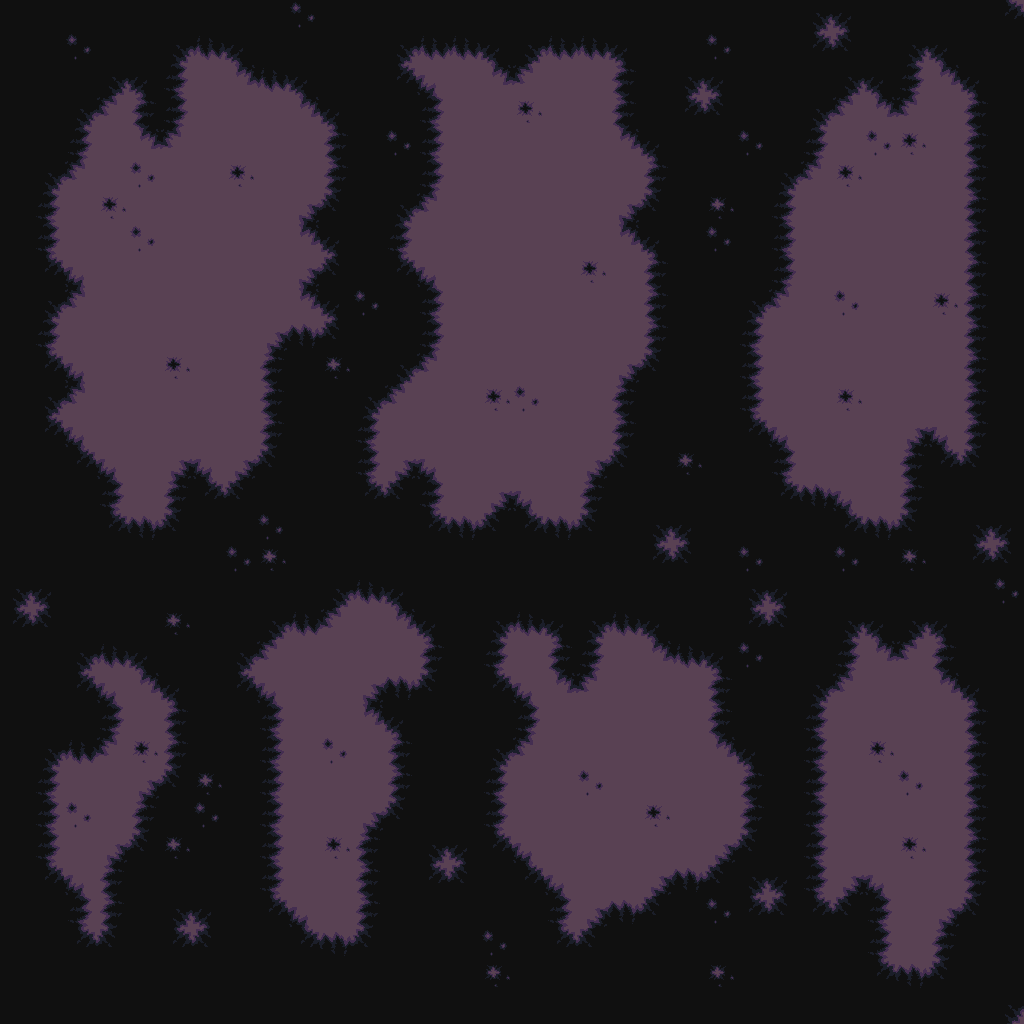

This game map was drawn from its Tiled (.tmx) file and the tilesets committed beside it. A one-line description and the full map source follow:
An orthogonal 32x32 tile map with 32x32 px tiles, 1 tile layer (Kachelebene 1).

<map version="1.2" tiledversion="1.2.0" orientation="orthogonal" renderorder="right-down" width="32" height="32" tilewidth="32" tileheight="32" infinite="0" nextlayerid="2" nextobjectid="1">
 <tileset firstgid="1" source="purple_ruins_background_tiles.tsx" />
 <layer id="1" name="Kachelebene 1" width="32" height="32">
  <data encoding="csv">
10,10,10,10,10,10,10,10,10,21,10,10,10,10,10,10,10,10,10,10,10,10,10,10,10,4,5,10,10,10,10,12,
10,10,21,10,10,4,18,5,10,10,10,10,4,18,18,5,4,18,18,5,10,10,21,10,10,12,13,10,4,5,10,10,
10,10,10,4,5,11,34,17,18,5,10,10,12,3,34,17,19,34,34,9,10,4,5,10,10,10,4,5,11,17,5,10,
10,10,4,19,9,11,34,34,34,17,5,10,10,11,34,34,44,34,34,9,10,12,13,10,10,4,19,17,19,34,9,10,
10,10,11,34,17,19,34,34,34,34,9,10,21,11,34,34,34,34,34,17,5,10,10,21,10,11,34,45,44,34,9,10,
10,4,19,34,45,34,34,44,34,34,9,10,10,11,34,34,34,34,34,34,9,10,10,10,4,19,44,34,34,34,9,10,
10,11,34,44,34,34,34,34,34,1,13,10,4,19,34,34,34,34,34,1,13,10,20,10,11,34,34,34,34,34,9,10,
10,11,34,34,45,34,34,34,34,17,5,10,11,34,34,34,34,34,34,17,5,10,21,10,11,34,34,34,34,34,9,10,
10,12,3,34,34,34,34,34,34,1,13,10,12,3,34,34,34,34,44,34,9,10,10,10,11,34,34,34,34,34,9,10,
10,4,19,34,34,34,34,34,34,17,5,21,10,11,34,34,34,34,34,34,9,10,10,4,19,34,45,34,34,44,9,10,
10,11,34,34,34,34,34,34,1,2,13,10,10,11,34,34,34,34,34,34,9,10,10,11,34,34,34,34,34,34,9,10,
10,12,3,34,34,44,34,34,9,10,20,10,4,19,34,34,34,34,34,1,13,10,10,11,34,34,34,34,34,34,9,10,
10,4,19,34,34,34,34,34,9,10,10,4,19,34,34,44,45,34,34,9,10,10,10,11,34,34,44,34,34,34,9,10,
10,12,3,34,34,34,34,34,9,10,10,11,34,34,34,34,34,34,34,9,10,10,10,12,3,34,34,34,1,3,9,10,
10,10,12,3,34,1,3,1,13,10,10,11,1,3,34,34,34,34,1,13,10,20,10,10,11,34,34,34,9,12,13,10,
10,10,10,11,34,9,12,13,10,10,10,12,13,11,34,1,3,34,9,10,10,10,10,10,12,2,3,34,9,10,10,10,
10,10,10,12,2,13,10,10,21,10,10,10,10,12,2,13,12,2,13,10,4,5,10,10,10,10,12,2,13,10,4,5,
10,10,10,10,10,10,10,21,20,10,10,10,10,10,10,10,10,10,10,10,12,13,10,21,10,10,21,10,20,10,12,13,
4,5,10,10,10,10,10,10,10,10,4,18,5,10,10,10,10,10,10,10,10,10,10,4,5,10,10,10,10,10,10,21,
12,13,10,10,10,20,10,10,4,18,19,34,17,5,10,4,18,5,4,18,5,10,10,12,13,10,4,5,4,5,10,10,
10,10,4,18,5,10,10,4,19,34,34,34,34,9,10,11,34,9,11,34,17,18,5,21,10,10,11,17,19,9,10,10,
10,10,12,3,17,5,10,12,3,34,34,1,2,13,10,12,3,17,19,34,34,34,9,10,10,4,19,34,34,17,5,10,
10,10,10,11,34,9,10,10,11,34,34,17,5,10,10,10,11,34,34,34,34,34,9,10,10,11,34,34,34,34,9,10,
10,4,18,19,44,9,10,10,11,34,45,34,9,10,10,4,19,34,34,34,34,34,17,5,10,11,34,44,34,34,9,10,
10,11,34,34,1,13,20,10,11,34,34,34,9,10,10,11,34,34,45,34,34,34,34,9,10,11,34,34,45,34,9,10,
10,11,45,34,9,10,21,10,11,34,34,1,13,10,10,11,34,34,34,34,44,34,34,9,10,11,34,34,34,34,9,10,
10,11,34,1,13,20,10,10,11,34,44,9,10,4,5,12,3,34,34,34,34,34,1,13,10,11,34,34,44,34,9,10,
10,12,3,9,10,10,10,10,11,34,34,9,10,12,13,10,12,3,34,34,1,2,13,4,5,11,1,3,34,34,9,10,
10,10,11,9,10,4,5,10,12,3,34,9,10,10,10,10,10,11,1,2,13,10,21,12,13,12,13,11,34,1,13,10,
10,10,12,13,10,12,13,10,10,12,2,13,10,10,10,21,10,12,13,10,10,10,10,10,10,10,10,11,34,9,10,10,
10,10,10,10,10,10,10,10,10,10,10,10,10,10,10,20,10,10,10,10,10,10,20,10,10,10,10,12,2,13,10,10,
10,10,10,10,10,10,10,10,10,10,10,10,10,10,10,10,10,10,10,10,10,10,10,10,10,10,10,10,10,10,10,4
</data>
 </layer>
</map>
